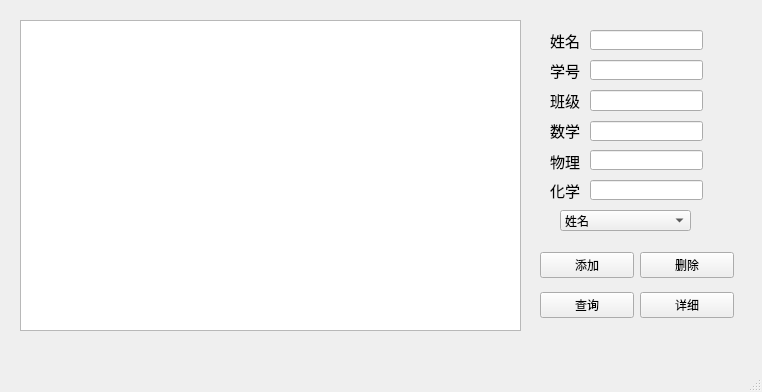
<?xml version="1.0" encoding="UTF-8"?>
<ui version="4.0">
 <class>MainWindow</class>
 <widget class="QMainWindow" name="MainWindow">
  <property name="geometry">
   <rect>
    <x>0</x>
    <y>0</y>
    <width>762</width>
    <height>392</height>
   </rect>
  </property>
  <property name="windowTitle">
   <string>MainWindow</string>
  </property>
  <widget class="QWidget" name="centralwidget">
   <widget class="QTableView" name="tableView">
    <property name="geometry">
     <rect>
      <x>20</x>
      <y>20</y>
      <width>501</width>
      <height>311</height>
     </rect>
    </property>
   </widget>
   <widget class="QLabel" name="label">
    <property name="geometry">
     <rect>
      <x>550</x>
      <y>30</y>
      <width>54</width>
      <height>21</height>
     </rect>
    </property>
    <property name="font">
     <font>
      <pointsize>11</pointsize>
     </font>
    </property>
    <property name="text">
     <string>姓名</string>
    </property>
   </widget>
   <widget class="QLabel" name="label_2">
    <property name="geometry">
     <rect>
      <x>550</x>
      <y>60</y>
      <width>54</width>
      <height>21</height>
     </rect>
    </property>
    <property name="font">
     <font>
      <pointsize>11</pointsize>
     </font>
    </property>
    <property name="text">
     <string>学号</string>
    </property>
   </widget>
   <widget class="QLabel" name="label_3">
    <property name="geometry">
     <rect>
      <x>550</x>
      <y>120</y>
      <width>54</width>
      <height>21</height>
     </rect>
    </property>
    <property name="font">
     <font>
      <pointsize>11</pointsize>
     </font>
    </property>
    <property name="text">
     <string>数学</string>
    </property>
   </widget>
   <widget class="QLabel" name="label_4">
    <property name="geometry">
     <rect>
      <x>550</x>
      <y>141</y>
      <width>54</width>
      <height>41</height>
     </rect>
    </property>
    <property name="font">
     <font>
      <pointsize>11</pointsize>
     </font>
    </property>
    <property name="text">
     <string>物理</string>
    </property>
   </widget>
   <widget class="QLabel" name="label_5">
    <property name="geometry">
     <rect>
      <x>550</x>
      <y>180</y>
      <width>54</width>
      <height>21</height>
     </rect>
    </property>
    <property name="font">
     <font>
      <pointsize>11</pointsize>
     </font>
    </property>
    <property name="text">
     <string>化学</string>
    </property>
   </widget>
   <widget class="QLineEdit" name="name">
    <property name="geometry">
     <rect>
      <x>590</x>
      <y>30</y>
      <width>113</width>
      <height>20</height>
     </rect>
    </property>
   </widget>
   <widget class="QLineEdit" name="id">
    <property name="geometry">
     <rect>
      <x>590</x>
      <y>60</y>
      <width>113</width>
      <height>20</height>
     </rect>
    </property>
   </widget>
   <widget class="QLineEdit" name="math">
    <property name="geometry">
     <rect>
      <x>590</x>
      <y>121</y>
      <width>113</width>
      <height>20</height>
     </rect>
    </property>
   </widget>
   <widget class="QLineEdit" name="physics">
    <property name="geometry">
     <rect>
      <x>590</x>
      <y>150</y>
      <width>113</width>
      <height>20</height>
     </rect>
    </property>
   </widget>
   <widget class="QLineEdit" name="chemistry">
    <property name="geometry">
     <rect>
      <x>590</x>
      <y>180</y>
      <width>113</width>
      <height>20</height>
     </rect>
    </property>
   </widget>
   <widget class="QComboBox" name="comboBox">
    <property name="geometry">
     <rect>
      <x>560</x>
      <y>210</y>
      <width>131</width>
      <height>21</height>
     </rect>
    </property>
    <item>
     <property name="text">
      <string>姓名</string>
     </property>
    </item>
    <item>
     <property name="text">
      <string>学号</string>
     </property>
    </item>
   </widget>
   <widget class="QLabel" name="label_6">
    <property name="geometry">
     <rect>
      <x>550</x>
      <y>90</y>
      <width>68</width>
      <height>21</height>
     </rect>
    </property>
    <property name="font">
     <font>
      <pointsize>11</pointsize>
     </font>
    </property>
    <property name="text">
     <string>班级</string>
    </property>
   </widget>
   <widget class="QLineEdit" name="clas">
    <property name="geometry">
     <rect>
      <x>590</x>
      <y>90</y>
      <width>113</width>
      <height>21</height>
     </rect>
    </property>
   </widget>
   <widget class="QWidget" name="">
    <property name="geometry">
     <rect>
      <x>540</x>
      <y>290</y>
      <width>194</width>
      <height>30</height>
     </rect>
    </property>
    <layout class="QHBoxLayout" name="horizontalLayout">
     <item>
      <widget class="QPushButton" name="search">
       <property name="text">
        <string>查询</string>
       </property>
      </widget>
     </item>
     <item>
      <widget class="QPushButton" name="detailed">
       <property name="text">
        <string>详细</string>
       </property>
      </widget>
     </item>
    </layout>
   </widget>
   <widget class="QWidget" name="">
    <property name="geometry">
     <rect>
      <x>540</x>
      <y>250</y>
      <width>194</width>
      <height>30</height>
     </rect>
    </property>
    <layout class="QHBoxLayout" name="horizontalLayout_2">
     <item>
      <widget class="QPushButton" name="addInfo">
       <property name="text">
        <string>添加</string>
       </property>
      </widget>
     </item>
     <item>
      <widget class="QPushButton" name="deleteInfo">
       <property name="text">
        <string>删除</string>
       </property>
      </widget>
     </item>
    </layout>
   </widget>
  </widget>
  <widget class="QMenuBar" name="menubar">
   <property name="geometry">
    <rect>
     <x>0</x>
     <y>0</y>
     <width>762</width>
     <height>26</height>
    </rect>
   </property>
  </widget>
  <widget class="QStatusBar" name="statusbar"/>
 </widget>
 <resources/>
 <connections/>
</ui>
